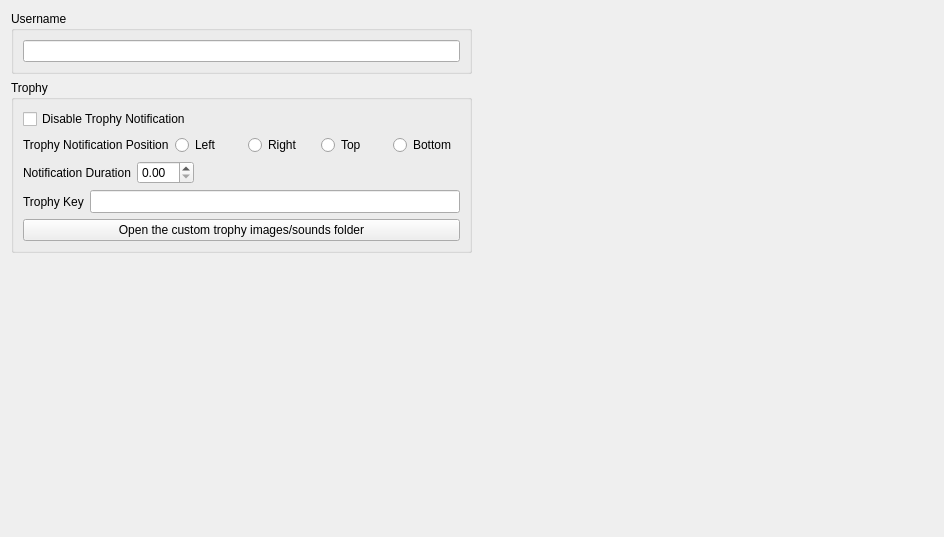
      <widget class="QWidget" name="userTabContents">
       <property name="geometry">
        <rect>
         <x>0</x>
         <y>0</y>
         <width>944</width>
         <height>537</height>
        </rect>
       </property>
       <layout class="QVBoxLayout" name="userTabVLayout" stretch="0,0,1">
        <item>
         <layout class="QHBoxLayout" name="horizontalLayout_2">
          <property name="leftMargin">
           <number>0</number>
          </property>
          <property name="topMargin">
           <number>0</number>
          </property>
          <item>
           <layout class="QHBoxLayout" name="hLayoutUserName">
            <item>
             <widget class="QGroupBox" name="userName">
              <property name="title">
               <string>Username</string>
              </property>
              <layout class="QVBoxLayout" name="userNameLayout">
               <item>
                <widget class="QLineEdit" name="userNameLineEdit"/>
               </item>
              </layout>
             </widget>
            </item>
           </layout>
          </item>
          <item>
           <spacer name="horizontalSpacer_2">
            <property name="orientation">
             <enum>Qt::Orientation::Horizontal</enum>
            </property>
            <property name="sizeHint" stdset="0">
             <size>
              <width>40</width>
              <height>40</height>
             </size>
            </property>
           </spacer>
          </item>
         </layout>
        </item>
        <item>
         <layout class="QVBoxLayout" name="vLayoutTrophy">
          <property name="spacing">
           <number>6</number>
          </property>
          <property name="leftMargin">
           <number>0</number>
          </property>
          <property name="bottomMargin">
           <number>50</number>
          </property>
          <item>
           <layout class="QHBoxLayout" name="hLayoutTrophy">
            <item>
             <widget class="QGroupBox" name="trophyGroupBox">
              <property name="title">
               <string>Trophy</string>
              </property>
              <layout class="QVBoxLayout" name="userNameLayout_2">
               <item>
                <widget class="QCheckBox" name="disableTrophycheckBox">
                 <property name="text">
                  <string>Disable Trophy Notification</string>
                 </property>
                </widget>
               </item>
               <item>
                <layout class="QHBoxLayout" name="horizontalLayout_SidePopUps">
                 <property name="bottomMargin">
                  <number>0</number>
                 </property>
                 <item>
                  <widget class="QLabel" name="label_SidePopUps">
                   <property name="sizePolicy">
                    <sizepolicy hsizetype="Maximum" vsizetype="Preferred">
                     <horstretch>0</horstretch>
                     <verstretch>0</verstretch>
                    </sizepolicy>
                   </property>
                   <property name="text">
                    <string>Trophy Notification Position</string>
                   </property>
                  </widget>
                 </item>
                 <item>
                  <widget class="QRadioButton" name="radioButton_Left">
                   <property name="text">
                    <string>Left</string>
                   </property>
                  </widget>
                 </item>
                 <item>
                  <widget class="QRadioButton" name="radioButton_Right">
                   <property name="text">
                    <string>Right</string>
                   </property>
                  </widget>
                 </item>
                 <item>
                  <widget class="QRadioButton" name="radioButton_Top">
                   <property name="text">
                    <string>Top</string>
                   </property>
                  </widget>
                 </item>
                 <item>
                  <widget class="QRadioButton" name="radioButton_Bottom">
                   <property name="text">
                    <string>Bottom</string>
                   </property>
                  </widget>
                 </item>
                </layout>
               </item>
               <item>
                <layout class="QHBoxLayout" name="horizontalLayout_PopUpsDuration">
                 <property name="bottomMargin">
                  <number>0</number>
                 </property>
                 <item>
                  <widget class="QLabel" name="label_PopUpDuration">
                   <property name="sizePolicy">
                    <sizepolicy hsizetype="Maximum" vsizetype="Preferred">
                     <horstretch>0</horstretch>
                     <verstretch>0</verstretch>
                    </sizepolicy>
                   </property>
                   <property name="text">
                    <string>Notification Duration</string>
                   </property>
                  </widget>
                 </item>
                 <item>
                  <widget class="QDoubleSpinBox" name="popUpDurationSpinBox"/>
                 </item>
                 <item>
                  <spacer name="horizontalSpacer_4">
                   <property name="orientation">
                    <enum>Qt::Orientation::Horizontal</enum>
                   </property>
                   <property name="sizeHint" stdset="0">
                    <size>
                     <width>40</width>
                     <height>20</height>
                    </size>
                   </property>
                  </spacer>
                 </item>
                </layout>
               </item>
               <item>
                <layout class="QHBoxLayout" name="horizontalLayout_trophyKey">
                 <property name="bottomMargin">
                  <number>0</number>
                 </property>
                 <item>
                  <widget class="QLabel" name="label_Trophy">
                   <property name="text">
                    <string>Trophy Key</string>
                   </property>
                  </widget>
                 </item>
                 <item>
                  <widget class="QLineEdit" name="trophyKeyLineEdit">
                   <property name="minimumSize">
                    <size>
                     <width>0</width>
                     <height>0</height>
                    </size>
                   </property>
                   <property name="font">
                    <font>
                     <pointsize>10</pointsize>
                     <bold>false</bold>
                    </font>
                   </property>
                  </widget>
                 </item>
                </layout>
               </item>
               <item>
                <widget class="QPushButton" name="OpenCustomTrophyLocationButton">
                 <property name="text">
                  <string>Open the custom trophy images/sounds folder</string>
                 </property>
                </widget>
               </item>
              </layout>
             </widget>
            </item>
            <item>
             <spacer name="horizontalSpacer_3">
              <property name="orientation">
               <enum>Qt::Orientation::Horizontal</enum>
              </property>
              <property name="sizeHint" stdset="0">
               <size>
                <width>40</width>
                <height>20</height>
               </size>
              </property>
             </spacer>
            </item>
           </layout>
          </item>
         </layout>
        </item>
        <item>
         <spacer name="userTabSpacer">
          <property name="orientation">
           <enum>Qt::Orientation::Vertical</enum>
          </property>
          <property name="sizeType">
           <enum>QSizePolicy::Policy::MinimumExpanding</enum>
          </property>
          <property name="sizeHint" stdset="0">
           <size>
            <width>0</width>
            <height>0</height>
           </size>
          </property>
         </spacer>
        </item>
       </layout>
      </widget>
